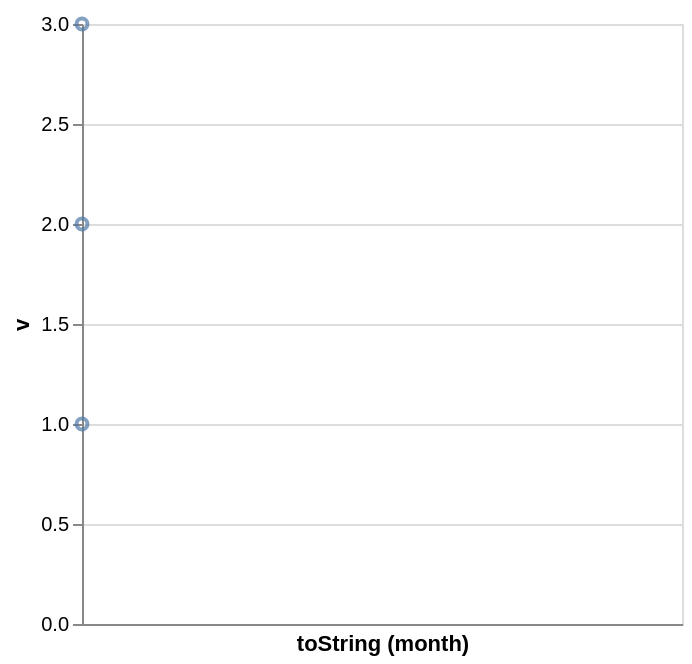

Vega-Lite specification for this chart:
### Vega-Lite specification from a JSON file in a GitHub repository (floating-point values rounded to 4 significant figures)
{"$schema": "https://vega.github.io/schema/vega-lite/v6.json", "data": {"values": [{"toString": "2020-01-15", "v": 1}, {"toString": "2020-03-20", "v": 3}, {"toString": "2020-06-02", "v": 2}]}, "mark": "point", "encoding": {"x": {"field": "toString", "type": "temporal", "timeUnit": "month"}, "y": {"field": "v", "type": "quantitative"}}}
